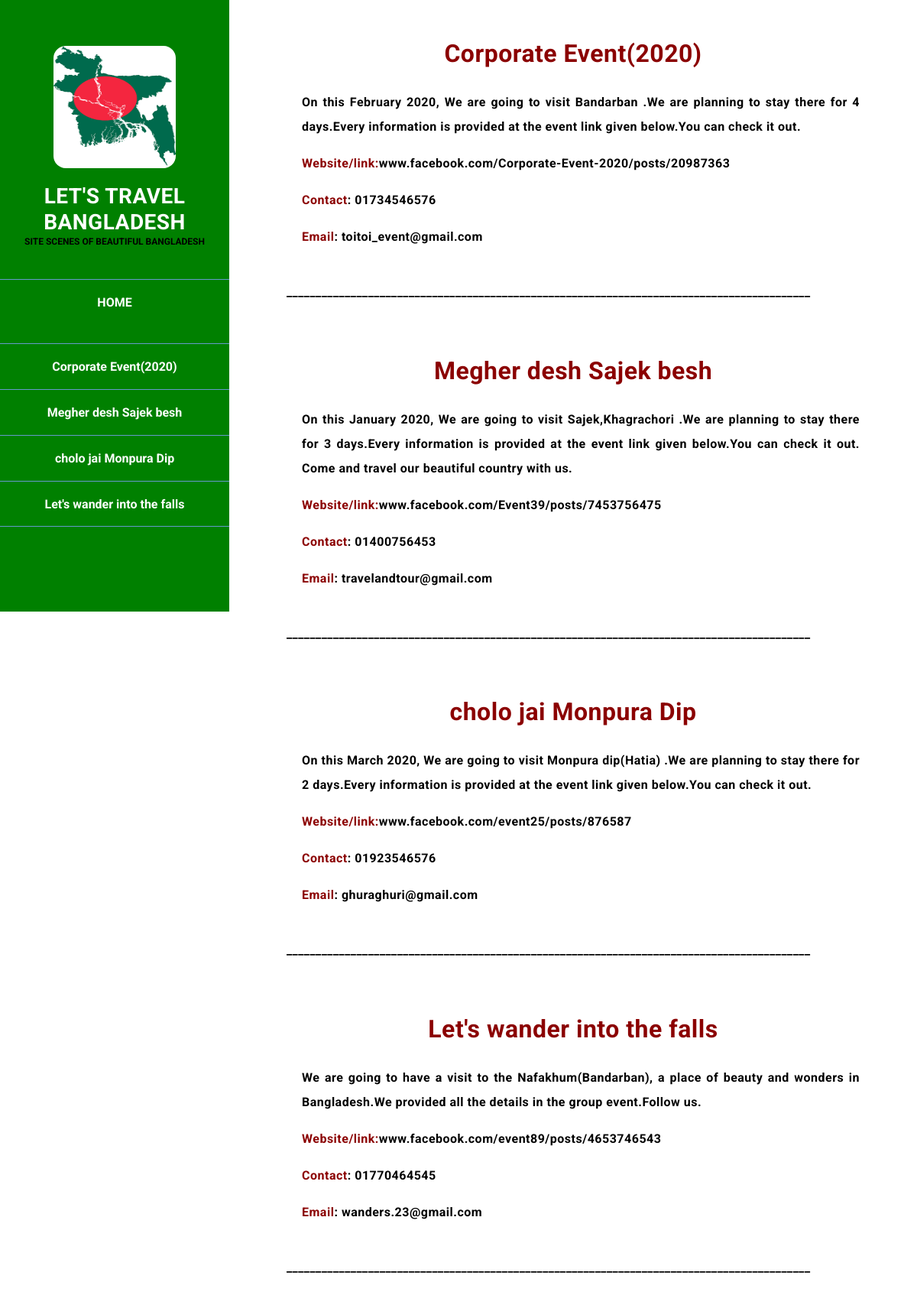
/event.php, run on the app's committed database.
### tables this page shows
CREATE TABLE `event_group` (
  `event_id` int(11) NOT NULL,
  `event_name` varchar(255) DEFAULT NULL,
  `event_info` text NOT NULL,
  `link` varchar(255) DEFAULT NULL,
  `contact` varchar(255) DEFAULT NULL,
  `email` varchar(255) DEFAULT NULL
);

### event.php (the view, shortened to what this page needs)
<?php include("dbconn.php"); ?>
<html>
<head>
    <link href="vendor/bootstrap/css/bootstrap.min.css" rel="stylesheet" />
    <link rel="stylesheet" href="assets/css/fontawesome.css" />
    <link rel="stylesheet" href="assets/css/tooplate-style.css" />
    <link rel="stylesheet" href="assets/css/owl.css" />
    <link rel="stylesheet" href="assets/css/lightbox.css" />
</head>
<body>
 <div id="page-wraper" style="background-color:white">
       <div class="side">
        <div class="responsive-nav">
        <div id="menu" class="menu" style="background-color:GREEN">
          <div class="container">
            <div class="image">
              <a href="#"><img src="images/bangladesh.jpg" alt="Bangladesh" /></a>
            </div>
		  <div class="author-content">
              <h4 style="color:white">Let's Travel Bangladesh</h4>
              <span style="color:black"><b>Site Scenes Of Beautiful Bangladesh</b></span>
            </div>
            <nav class="main-nav"  role="navigation">
              <ul class="main-menu">
			  <li><a href="in.php" style="color:SparkleBlue">HOME</a><br></br>
               	    <?php
 mysqli_select_db($conn,"event_group");
$result = mysqli_query($conn,"select * FROM  event_group");
while($row = mysqli_fetch_array($result)
	){
                echo"<li style='color:SparkleBlue'><a href=#".$row['event_name'].">".$row['event_name']."</a></li>";
				}
?>
              </ul>
            </nav>
          </div>
        </div>
      </div>
</div>
   <section class="section about-me" data-section="section1">
        <div class="container">
          <?php
 mysqli_select_db($conn,"event_group");
$result = mysqli_query($conn,"select * FROM event_group");
while($row = mysqli_fetch_array($result)
	){
		 echo "<h2 align='center' id=".$row['event_name']."></br><p style='color:DarkRed'><b>".$row['event_name']."</b></h2></p>";
		 echo "<p style='color:black;text-align:Justify;margin-left:20px'><b >".$row['event_info']."</b></p>";
		 echo "<p style='color:black;text-align:Justify;margin-left:20px'><b style='color:DarkRed'>Website/link:</b><b>".$row['link']."</b></p>";
		 echo "<p style='color:black;text-align:Justify;margin-left:20px'><b style='color:DarkRed'>Contact</b><b>:"."&nbsp".$row['contact']."</b></p>";
		 echo "<p style='color:black;text-align:Justify;margin-left:20px'><b style='color:DarkRed'>Email</b><b>:"."&nbsp".$row['email']."</b></p></br>";
		echo "<p style='color:black'><b>__________________________________________________________________________________________</b></p>";
}
?>
          </div>
		</section>
</div>
</body>
</html>

### assets/css/tooplate-style.css (style rules this page uses)
body { font-family: 'Roboto', sans-serif; overflow-x: hidden; }
#page-wraper { background: #4AA0DD15 no-repeat center center fixed; -webkit-background-size: cover; -moz-background-size: cover; -o-background-size: cover; background-size: cover; width: 100%; }
a { color: #99F; text-decoration: none; }
p { letter-spacing: 0.5px; line-height: 2em; color: #fff; }
h4 { font-size: 28px; font-weight: 700; color: #fff; letter-spacing: 0.5px; }
img { width: 100%; overflow: hidden; }
ul { padding: 0; margin: 0; list-style: none; }
ul li { display: inline-block; }
html { -webkit-box-sizing: border-box; -moz-box-sizing: border-box; box-sizing: border-box; }
*, *:before, *:after { -webkit-box-sizing: inherit; -moz-box-sizing: inherit; box-sizing: inherit; }
.container { margin: 0 auto; }
.main-nav { text-align: center; }
.main-nav li:last-child a { border-bottom: 1px solid #69C; }
.main-nav li { display: block; }
.main-nav li a { height: 60px; line-height: 60px; display: inline-block; font-size: 16px; font-weight: 700; color: #fff; width: 100%; transition: all 0.5s; border-top: 1px solid #69C; }
.menu .image { margin-top: 50px; }
.menu .image img { width: 160px; height: 160px; border-radius: 10%; text-align: center; }
.menu .author-content { margin: 20px 0px 40px 0px; }
.menu .author-content h4 { margin-bottom: 0px; text-transform: uppercase; }
.menu .author-content span { font-size: 12px; text-transform: uppercase; color: #fff; }
.menu:before, .menu:after { content: ""; display: table; }
.menu:after { clear: both; }
.menu a { text-decoration: none; color: inherit; }
.menu { text-align: center; }
.menu { left: 8%; -webkit-transition: -webkit-transform 233ms cubic-bezier(0, 0, 0.21, 1); -webkit-overflow-scrolling: touch; background-color: #2279BD; box-sizing: border-box; height: 100vh; max-height: 100vh !important; max-width: 80vw !important; min-width: 45px !important; outline: none; overflow-x: hidden !important; overflow-y: auto !important; padding: 0; position: fixed !important; top: calc(0px); width: 22%; will-change: transform; z-index: 9999 !important; }
.section { color: #fff; width: 55%; right: 10%; left: 35%; position: relative; min-height: 100vh; padding-bottom: 60px; border-bottom: 3px solid rgba(250, 250, 250, 0.25); }
@media screen and (max-width: 1680px) { .menu { left: 4%; } }
@media screen and (max-width: 1680px) { .section { color: #fff; width: 65%; right: 5%; left: 30%; } }
@media screen and (max-width: 1680px) and (min-width: 846px) { .menu .image { margin-top: 60px; } }
@media screen and (max-width: 1280px) { .menu { left: 0%; } }
.menu .container { padding-left: 0; padding-right: 0; }
@media screen and (max-width: 1280px) and (min-width: 846px) { .menu { width: 25%; } }

### data on the page
event_group: event_name "Corporate Event(2020)", event_info "On this February 2020, We are going to visit Bandarban .We are planning to stay there for 4 days.Every information is provided at the event link given below.You can check it out.", link "www.facebook.com/Corporate-Event-2020/posts/20987363", contact "01734546576", email "toitoi_event@gmail.com"
event_group: event_name "Megher desh Sajek besh", event_info "On this January 2020, We are going to visit Sajek,Khagrachori .We are planning to stay there for 3 days.Every information is provided at the event link given below.You can check it out. Come and travel our beautiful country with us.", link "www.facebook.com/Event39/posts/7453756475", contact "01400756453", email "travelandtour@gmail.com"
event_group: event_name "cholo jai Monpura Dip", event_info "On this March 2020, We are going to visit Monpura dip(Hatia) .We are planning to stay there for 2 days.Every information is provided at the event link given below.You can check it out.", link "www.facebook.com/event25/posts/876587", contact "01923546576", email "ghuraghuri@gmail.com"
event_group: event_name "Let's wander into the falls", event_info "We are going to have a visit to the Nafakhum(Bandarban), a place of beauty and wonders in Bangladesh.We provided all the details in the group event.Follow us.", link "www.facebook.com/event89/posts/4653746543", contact "01770464545", email "wanders.23@gmail.com"
